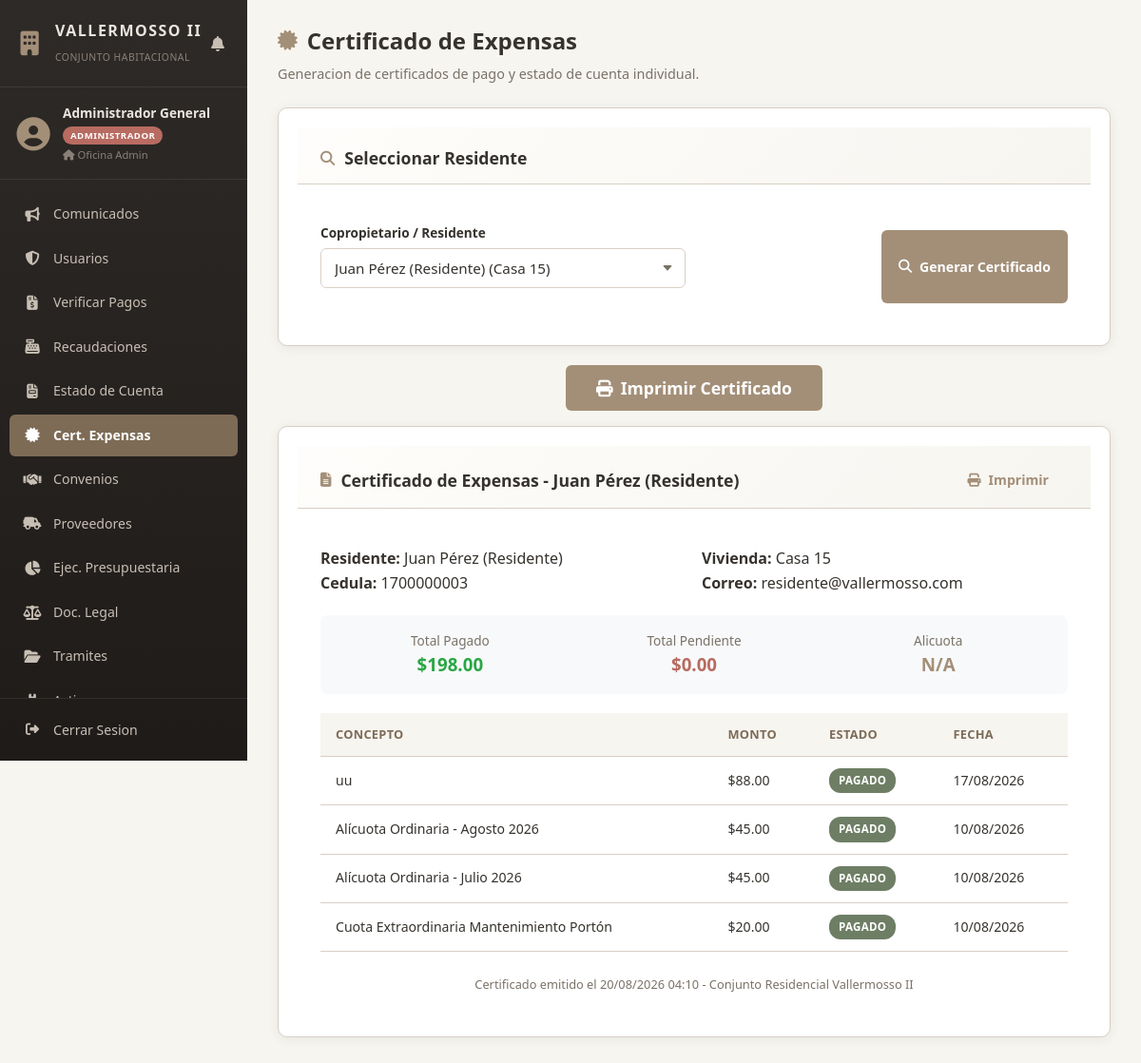
/views/administrador/certificado_expensas.php?id_usuario=3 (signed in), run on the app's committed database.
### tables this page shows
CREATE TABLE `usuarios` (
  `id_usuario` int(11) NOT NULL,
  `cedula` varchar(15) NOT NULL,
  `nombres` varchar(120) NOT NULL,
  `correo` varchar(100) NOT NULL,
  `telefono_whatsapp` varchar(20) NOT NULL,
  `numero_vivienda` varchar(20) NOT NULL,
  `rol` enum('RESIDENTE','ADMINISTRADOR','DIRECTIVA') NOT NULL DEFAULT 'RESIDENTE',
  `puesto_casa` varchar(50) DEFAULT NULL,
  `clave_hash` varchar(255) NOT NULL,
  `estado` enum('ACTIVO','INACTIVO') DEFAULT 'ACTIVO',
  `creado_en` timestamp NOT NULL DEFAULT current_timestamp(),
  `created_at` timestamp NOT NULL DEFAULT current_timestamp()
);

CREATE TABLE `pagos` (
  `id_pago` int(11) NOT NULL,
  `id_usuario` int(11) NOT NULL,
  `concepto` varchar(150) NOT NULL,
  `monto` decimal(10,2) NOT NULL,
  `fecha_vencimiento` date NOT NULL,
  `estado` enum('PENDIENTE','EN_REVISION','PAGADO','RECHAZADO') DEFAULT 'PENDIENTE',
  `comprobante_url` varchar(255) DEFAULT NULL,
  `fecha_subida` datetime DEFAULT NULL,
  `created_at` timestamp NOT NULL DEFAULT current_timestamp()
);

### views/administrador/certificado_expensas.php (the view, shortened to what this page needs)
<?php
$db = Database::obtenerConexion();
$stmtUsuarios = $db->query("SELECT id_usuario, nombres, numero_vivienda FROM usuarios WHERE rol = 'RESIDENTE' ORDER BY nombres");
$usuarios = $stmtUsuarios->fetchAll(PDO::FETCH_ASSOC);
$usuarioSeleccionado = null;
$pagosUsuario = [];
$totalPagado = 0;
$totalPendiente = 0;
$numVivienda = '';
if (isset($_GET['id_usuario']) && $_GET['id_usuario'] > 0) {
    $idSel = (int)$_GET['id_usuario'];
    $stmtUser = $db->prepare("SELECT * FROM usuarios WHERE id_usuario = :id");
    $stmtUser->execute([':id' => $idSel]);
    $usuarioSeleccionado = $stmtUser->fetch(PDO::FETCH_ASSOC);
    if ($usuarioSeleccionado) {
        $numVivienda = $usuarioSeleccionado['numero_vivienda'] ?? 'S/N';
        $stmtPagos = $db->prepare("SELECT * FROM pagos WHERE id_usuario = :id_usuario ORDER BY created_at DESC");
        $stmtPagos->execute([':id_usuario' => $idSel]);
        $pagosUsuario = $stmtPagos->fetchAll(PDO::FETCH_ASSOC);
        foreach ($pagosUsuario as $p) {
            if ($p['estado'] === 'APROBADO' || $p['estado'] === 'PAGADO') {
                $totalPagado += $p['monto'];
            } else {
                $totalPendiente += $p['monto'];
            }
        }
    }
}
?>
<!DOCTYPE html>
<html lang="es">
<head>
    <link rel="stylesheet" href="../../public/css/style.css">
    <link rel="stylesheet" href="https://cdnjs.cloudflare.com/ajax/libs/font-awesome/6.4.0/css/all.min.css">
</head>
<body>
<div class="app-layout">
    <?php include_once __DIR__ . '/../sidebar.php'; ?>
    <main class="main-content">
        <header class="content-header">
            <h1><i class="fa-solid fa-certificate"></i> Certificado de Expensas</h1>
            <p class="subtitle">Generacion de certificados de pago y estado de cuenta individual.</p>
        </header>
        <section class="card">
            <div class="card-header">
                <h2><i class="fa-solid fa-magnifying-glass"></i> Seleccionar Residente</h2>
            </div>
            <div class="card-body">
                <form method="GET" class="grid-form">
                    <div class="form-group">
                        <label for="id_usuario">Copropietario / Residente</label>
                        <select id="id_usuario" name="id_usuario" class="form-control" required>
                            <?php foreach ($usuarios as $u): ?>
                                <?php $vivienda = !empty($u['numero_vivienda']) ? $u['numero_vivienda'] : 'S/N'; ?>
                                <option value="<?= $u['id_usuario'] ?>" <?= (isset($_GET['id_usuario']) && $_GET['id_usuario'] == $u['id_usuario']) ? 'selected' : '' ?>>
                                    <?= htmlspecialchars($u['nombres']) ?> (<?= htmlspecialchars($vivienda) ?>)
                                </option>
                            <?php endforeach; ?>
                        </select>
                    </div>
                    <div class="form-actions">
                        <button type="submit" class="btn btn-primary"><i class="fa-solid fa-search"></i> Generar Certificado</button>
                    </div>
                </form>
            </div>
        </section>
        <?php if ($usuarioSeleccionado): ?>
        <div class="certificado-actions no-print" style="text-align: center; margin-bottom: 16px;">
            <button onclick="window.print()" class="btn btn-primary" style="padding: 12px 32px; font-size: 1.1rem;">
                <i class="fa-solid fa-print"></i> Imprimir Certificado
            </button>
        </div>
        <section class="card" id="certificado-area">
            <div class="card-header" style="justify-content: space-between;">
                <h2><i class="fa-solid fa-file-lines"></i> Certificado de Expensas - <?= htmlspecialchars($usuarioSeleccionado['nombres']) ?></h2>
                <button onclick="window.print()" class="btn btn-outline-primary" style="padding: 8px 20px; font-weight: 600;"><i class="fa-solid fa-print"></i> Imprimir</button>
            </div>
            <div class="card-body">
                <div style="display: grid; grid-template-columns: 1fr 1fr; gap: 16px; margin-bottom: 20px;">
                    <div>
                        <p><strong>Residente:</strong> <?= htmlspecialchars($usuarioSeleccionado['nombres']) ?></p>
                        <p><strong>Cedula:</strong> <?= htmlspecialchars($usuarioSeleccionado['cedula'] ?? 'N/A') ?></p>
                    </div>
                    <div>
                        <p><strong>Vivienda:</strong> <?= htmlspecialchars($numVivienda) ?></p>
                        <p><strong>Correo:</strong> <?= htmlspecialchars($usuarioSeleccionado['correo'] ?? 'N/A') ?></p>
                    </div>
                </div>
                <div style="display: grid; grid-template-columns: 1fr 1fr 1fr; gap: 16px; margin-bottom: 20px; padding: 16px; background: var(--bg-secondary, #f8f9fa); border-radius: 8px;">
                    <div style="text-align: center;">
                        <p style="color: var(--text-muted); font-size: 0.85rem;">Total Pagado</p>
                        <h3 style="color: var(--success, #28a745);">$<?= number_format($totalPagado, 2) ?></h3>
                    </div>
                    <div style="text-align: center;">
                        <p style="color: var(--text-muted); font-size: 0.85rem;">Total Pendiente</p>
                        <h3 style="color: var(--danger, #dc3545);">$<?= number_format($totalPendiente, 2) ?></h3>
                    </div>
                    <div style="text-align: center;">
                        <p style="color: var(--text-muted); font-size: 0.85rem;">Alicuota</p>
                        <h3 style="color: var(--primary, #4a6cf7);"><?= htmlspecialchars($usuarioSeleccionado['alicuota'] ?? 'N/A') ?></h3>
                    </div>
                </div>
                <div class="table-responsive">
                    <table class="table">
                        <thead>
                            <tr>
                                <th>Concepto</th>
                                <th>Monto</th>
                                <th>Estado</th>
                                <th>Fecha</th>
                            </tr>
                        </thead>
                        <tbody>
                            <?php if (empty($pagosUsuario)): ?>
                                <tr>
                                    <td colspan="4" class="text-center">No hay registros de pagos para este residente.</td>
                                </tr>
                            <?php else: ?>
                                <?php foreach ($pagosUsuario as $p): ?>
                                    <tr>
                                        <td><?= htmlspecialchars($p['concepto']) ?></td>
                                        <td>$<?= number_format($p['monto'], 2) ?></td>
                                        <td>
                                            <?php
                                                $badge = 'badge-warning';
                                                if ($p['estado'] === 'APROBADO' || $p['estado'] === 'PAGADO') $badge = 'badge-success';
                                                elseif ($p['estado'] === 'RECHAZADO') $badge = 'badge-danger';
                                            ?>
                                            <span class="badge <?= $badge ?>"><?= htmlspecialchars($p['estado']) ?></span>
                                        </td>
                                        <td><?= date('d/m/Y', strtotime($p['created_at'])) ?></td>
                                    </tr>
                                <?php endforeach; ?>
                            <?php endif; ?>
                        </tbody>
                    </table>
                </div>
                <div style="margin-top: 24px; text-align: center; color: var(--text-muted); font-size: 0.8rem;">
                    <p>Certificado emitido el <?= date('d/m/Y H:i') ?> - Conjunto Residencial Vallermosso II</p>
                </div>
            </div>
        </section>
        <?php endif; ?>
    </main>
</div>
</body>
</html>

### public/css/style.css (style rules this page uses)
:root { --bg-main: #F7F5F0; --bg-card: #FFFFFF; --primary: #A38F78; --primary-dark: #7D6B56; --secondary: #D8CFC4; --accent: #6E7E65; --danger: #B86B61; --text-main: #36322E; --text-muted: #7A7268; --sidebar-bg: #2E2A27; --sidebar-hover: #3E3732; --sidebar-active: #4A3F38; --sidebar-text: #C8BFB4; --sidebar-text-active: #FFFFFF; --sidebar-width: 260px; --sidebar-collapsed-width: 70px; --shadow: 0 2px 12px rgba(54, 50, 46, 0.08); --shadow-lg: 0 8px 24px rgba(54, 50, 46, 0.12); --radius: 10px; --radius-sm: 6px; --transition: all 0.3s cubic-bezier(0.4, 0, 0.2, 1); }
* { box-sizing: border-box; margin: 0; padding: 0; font-family: 'Segoe UI', Tahoma, Geneva, Verdana, sans-serif; }
body { background-color: var(--bg-main); color: var(--text-main); line-height: 1.6; overflow-x: hidden; }
.app-layout { display: flex; min-height: 100vh; }
.main-content { flex: 1; margin-left: var(--sidebar-width); padding: 30px; transition: var(--transition); min-height: 100vh; }
.content-header { margin-bottom: 28px; }
.content-header h1 { font-size: 1.5rem; font-weight: 700; color: var(--primary-dark); margin-bottom: 4px; display: flex; align-items: center; gap: 10px; }
.content-header h1 i { color: var(--primary); font-size: 1.3rem; }
.content-header .subtitle { color: var(--text-muted); font-size: 0.9rem; }
.card { background: var(--bg-card); border: 1px solid var(--secondary); border-radius: var(--radius); box-shadow: var(--shadow); overflow: hidden; margin-bottom: 24px; }
.card-header { padding: 18px 24px; border-bottom: 1px solid var(--secondary); background: linear-gradient(135deg, #FEFDFB 0%, #F7F5F0 100%); }
.card-header h2 { font-size: 1.05rem; font-weight: 700; color: var(--primary-dark); display: flex; align-items: center; gap: 10px; margin: 0; }
.card-header h2 i { color: var(--primary); font-size: 0.95rem; }
.card-body { padding: 24px; }
.grid-form { display: grid; grid-template-columns: 1fr; gap: 18px; }
@media (min-width: 768px) { .grid-form { grid-template-columns: 1fr 1fr; } }
.form-group label { display: block; font-weight: 600; font-size: 0.85rem; color: var(--text-main); margin-bottom: 6px; }
.form-control { width: 100%; padding: 10px 14px; border: 1.5px solid var(--secondary); border-radius: var(--radius-sm); background-color: #FDFCFB; color: var(--text-main); font-size: 0.92rem; outline: none; transition: var(--transition); }
select.form-control { appearance: none; background-repeat: no-repeat; background-position: right 12px center; padding-right: 36px; }
.form-actions { display: flex; gap: 10px; justify-content: flex-end; padding-top: 8px; }
.btn { display: inline-flex; align-items: center; gap: 8px; padding: 10px 20px; font-size: 0.9rem; font-weight: 600; border: none; border-radius: var(--radius-sm); cursor: pointer; text-decoration: none; text-align: center; transition: var(--transition); white-space: nowrap; }
.btn-primary { background-color: var(--primary); color: #FFFFFF; }
.btn-outline-primary { background: transparent; border: 1.5px solid var(--primary); color: var(--primary); }
.table-responsive { overflow-x: auto; -webkit-overflow-scrolling: touch; }
.table { width: 100%; border-collapse: collapse; }
.table th, .table td { padding: 12px 16px; text-align: left; border-bottom: 1px solid var(--secondary); font-size: 0.88rem; }
.table th { background-color: var(--bg-main); color: var(--primary-dark); font-weight: 700; font-size: 0.8rem; text-transform: uppercase; letter-spacing: 0.3px; white-space: nowrap; }
.badge { display: inline-block; padding: 4px 10px; border-radius: 12px; font-size: 0.72rem; font-weight: 700; text-transform: uppercase; letter-spacing: 0.3px; white-space: nowrap; }
.badge-success { background: #E8F2E4; color: #3D6B30; }

### data on the page
usuarios: nombres "Juan Pérez (Residente)", cedula "1700000003", numero_vivienda "Casa 15", correo "residente@vallermosso.com"
pagos: concepto "uu", monto "88.00", estado "PAGADO", created_at "17/08/2026"
pagos: concepto "Alícuota Ordinaria - Agosto 2026", monto "45.00", estado "PAGADO", created_at "10/08/2026"
pagos: concepto "Alícuota Ordinaria - Julio 2026", monto "45.00", estado "PAGADO", created_at "10/08/2026"
pagos: concepto "Cuota Extraordinaria Mantenimiento Portón", monto "20.00", estado "PAGADO", created_at "10/08/2026"

### other printed values
$nombre "Administrador General"
$rol "ADMINISTRADOR"
$vivienda "Oficina Admin"
$item['label'] "Comunicados"
$item['label'] "Usuarios"
$item['label'] "Verificar Pagos"
$item['label'] "Recaudaciones"
$item['label'] "Estado de Cuenta"
$item['label'] "Cert. Expensas"
$item['label'] "Convenios"
$item['label'] "Proveedores"
$item['label'] "Ejec. Presupuestaria"
$item['label'] "Doc. Legal"
$item['label'] "Tramites"
$totalPagado "198.00"
